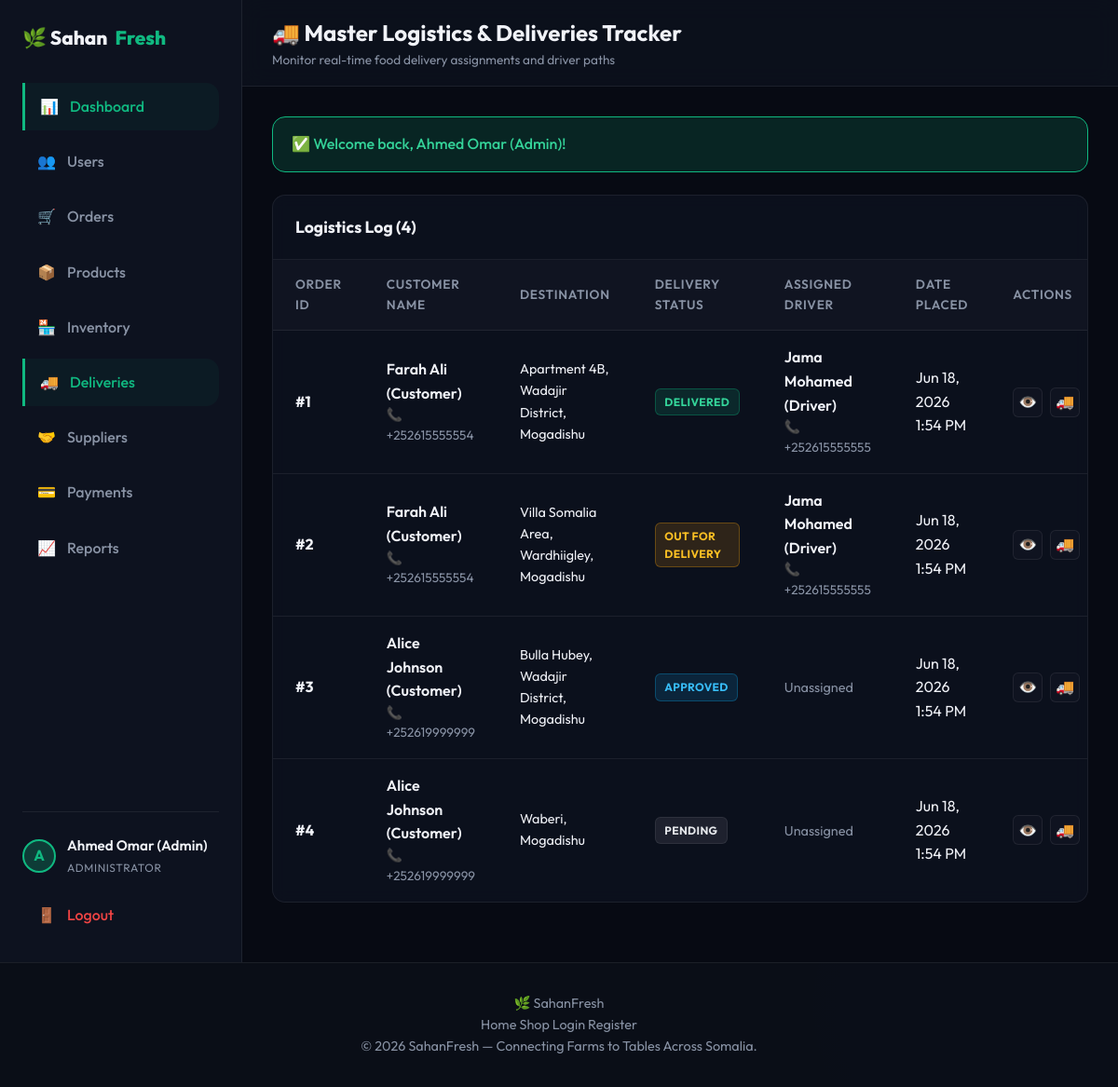
The app's page /deliveries/index.php (signed in) with its own data.
### tables this page shows
CREATE TABLE IF NOT EXISTS `orders` (
  `id` INT AUTO_INCREMENT PRIMARY KEY,
  `customer_id` INT NOT NULL,
  `total_amount` DECIMAL(10,2) NOT NULL DEFAULT 0.00,
  `status` ENUM('pending', 'paid', 'approved', 'assigned', 'out_for_delivery', 'delivered', 'cancelled') DEFAULT 'pending',
  `payment_status` ENUM('pending', 'paid', 'refunded') DEFAULT 'pending',
  `shipping_address` TEXT NOT NULL,
  `driver_id` INT DEFAULT NULL,
  `delivery_notes` TEXT DEFAULT NULL,
  `created_at` TIMESTAMP DEFAULT CURRENT_TIMESTAMP,
  `updated_at` TIMESTAMP DEFAULT CURRENT_TIMESTAMP ON UPDATE CURRENT_TIMESTAMP,
  FOREIGN KEY (`customer_id`) REFERENCES `users` (`id`) ON DELETE CASCADE,
  FOREIGN KEY (`driver_id`) REFERENCES `users` (`id`) ON DELETE SET NULL
);

CREATE TABLE IF NOT EXISTS `users` (
  `id` INT AUTO_INCREMENT PRIMARY KEY,
  `name` VARCHAR(100) NOT NULL,
  `email` VARCHAR(100) NOT NULL UNIQUE,
  `password` VARCHAR(255) NOT NULL,
  `role` ENUM('admin', 'supplier', 'customer', 'driver') NOT NULL,
  `phone` VARCHAR(20) DEFAULT NULL,
  `address` TEXT DEFAULT NULL,
  `created_at` TIMESTAMP DEFAULT CURRENT_TIMESTAMP,
  `updated_at` TIMESTAMP DEFAULT CURRENT_TIMESTAMP ON UPDATE CURRENT_TIMESTAMP
);

### config/session.php (called while the page is built, shortened)
<?php
function get_flash_message($type) {
    if (isset($_SESSION['flash'][$type])) {
        $msg = $_SESSION['flash'][$type];
        return $msg;
    }
    return null;
}
?>

### deliveries/index.php (the view, shortened to what this page needs)
<?php
require_once __DIR__ . '/../config/database.php';
require_once __DIR__ . '/../config/session.php';
$deliveries = $conn->query("
    SELECT o.id as order_id, o.status, o.shipping_address, o.created_at,
    u.name as customer_name, u.phone as customer_phone,
    d.name as driver_name, d.phone as driver_phone
    FROM orders o
    JOIN users u ON o.customer_id = u.id
    LEFT JOIN users d ON o.driver_id = d.id
    ORDER BY o.created_at DESC
")->fetchAll(PDO::FETCH_ASSOC);
include __DIR__ . '/../includes/header.php';
function statusBadge($s) {
    $m = ['pending'=>'neutral','paid'=>'info','approved'=>'info','assigned'=>'warning','out_for_delivery'=>'warning','delivered'=>'success','cancelled'=>'danger'];
    return '<span class="badge badge-' . ($m[$s] ?? 'neutral') . '">' . str_replace('_', ' ', ucfirst($s)) . '</span>';
}
?>
<div class="dashboard-layout">
<?php include __DIR__ . '/../includes/sidebar.php'; ?>
<div class="dashboard-main">
<div class="dashboard-header">
    <div class="dashboard-title">
        <h2>🚚 Master Logistics & Deliveries Tracker</h2>
        <p>Monitor real-time food delivery assignments and driver paths</p>
    </div>
</div>
<div class="dashboard-content">
    <?php if ($msg = get_flash_message('success')): ?>
    <div class="alert alert-success">✅ <?php echo htmlspecialchars($msg); ?></div>
    <?php endif; ?>
    <div class="table-container">
        <div class="table-header-bar">
            <div class="table-title">Logistics Log (<?php echo count($deliveries); ?>)</div>
        </div>
        <table class="admin-table">
            <thead>
                <tr>
                    <th>Order ID</th>
                    <th>Customer Name</th>
                    <th>Destination</th>
                    <th>Delivery Status</th>
                    <th>Assigned Driver</th>
                    <th>Date Placed</th>
                    <th>Actions</th>
                </tr>
            </thead>
            <tbody>
            <?php foreach ($deliveries as $d): ?>
            <tr>
                <td style="font-weight:700;">#<?php echo $d['order_id']; ?></td>
                <td>
                    <div style="font-weight:600;"><?php echo htmlspecialchars($d['customer_name']); ?></div>
                    <div style="font-size:0.85rem; color:var(--text-muted);">📞 <?php echo htmlspecialchars($d['customer_phone'] ?? 'N/A'); ?></div>
                </td>
                <td style="font-size:0.9rem; max-width:220px;"><?php echo htmlspecialchars($d['shipping_address']); ?></td>
                <td><?php echo statusBadge($d['status']); ?></td>
                <td>
                    <?php if ($d['driver_name']): ?>
                    <div style="font-weight:600;"><?php echo htmlspecialchars($d['driver_name']); ?></div>
                    <div style="font-size:0.85rem; color:var(--text-muted);">📞 <?php echo htmlspecialchars($d['driver_phone'] ?? 'N/A'); ?></div>
                    <?php else: ?>
                    <span style="color:var(--text-muted); font-size:0.9rem;">Unassigned</span>
                    <?php endif; ?>
                </td>
                <td><?php echo date('M j, Y g:i A', strtotime($d['created_at'])); ?></td>
                <td>
                    <div class="action-buttons">
                        <a href="<?php echo BASE_URL; ?>orders/details.php?id=<?php echo $d['order_id']; ?>" class="btn-icon" title="View details">👁️</a>
                        <a href="<?php echo BASE_URL; ?>orders/assign_driver.php?id=<?php echo $d['order_id']; ?>" class="btn-icon edit" title="Reassign Driver">🚚</a>
                    </div>
                </td>
            </tr>
            <?php endforeach; ?>
            </tbody>
        </table>
    </div>
</div>
</div>
</div>
<?php include __DIR__ . '/../includes/footer.php'; ?>

### assets/css/style.css (style rules this page uses)
:root { --bg-main: #07090f; --bg-card: rgba(13, 18, 32, 0.8); --bg-header: rgba(7, 9, 15, 0.7); --border-color: rgba(255, 255, 255, 0.07); --primary: #10b981; --primary-hover: #059669; --primary-glow: rgba(16, 185, 129, 0.25); --accent: #6366f1; --accent-glow: rgba(99, 102, 241, 0.2); --danger: #ef4444; --warning: #f59e0b; --info: #0ea5e9; --text-main: #f0f2f7; --text-muted: #8892a4; --text-dark: #111827; --font-sans: 'Outfit', -apple-system, BlinkMacSystemFont, "Segoe UI", Roboto, sans-serif; --transition: all 0.3s cubic-bezier(0.4, 0, 0.2, 1); --radius: 14px; --radius-sm: 8px; }
* { margin: 0; padding: 0; box-sizing: border-box; }
body { font-family: var(--font-sans); background-color: var(--bg-main); color: var(--text-main); line-height: 1.6; min-height: 100vh; display: flex; flex-direction: column; overflow-x: hidden; }
body::before { content: ''; position: fixed; top: -20%; left: -15%; width: 55%; height: 55%; background: radial-gradient(circle, rgba(16, 185, 129, 0.04) 0%, transparent 70%); z-index: -1; pointer-events: none; }
body::after { content: ''; position: fixed; bottom: -20%; right: -15%; width: 55%; height: 55%; background: radial-gradient(circle, rgba(99, 102, 241, 0.04) 0%, transparent 70%); z-index: -1; pointer-events: none; }
a { color: inherit; text-decoration: none; transition: var(--transition); }
.alert { padding: 1rem 1.25rem; border-radius: var(--radius); margin-bottom: 1.5rem; font-weight: 500; display: flex; align-items: center; gap: 0.75rem; }
.alert-success { background-color: rgba(16, 185, 129, 0.15); border: 1px solid var(--primary); color: #34d399; }

### assets/css/admin.css (style rules this page uses)
.dashboard-layout { display: flex; min-height: 100vh; width: 100%; }
.dashboard-main { flex-grow: 1; display: flex; flex-direction: column; background-color: #070a13; overflow-y: auto; }
.dashboard-header { background-color: rgba(13, 18, 31, 0.8); backdrop-filter: blur(12px); border-bottom: 1px solid var(--border-color); padding: 1rem 2rem; display: flex; justify-content: space-between; align-items: center; position: sticky; top: 0; z-index: 90; }
.dashboard-title h2 { font-size: 1.5rem; font-weight: 700; }
.dashboard-title p { font-size: 0.85rem; color: var(--text-muted); }
.dashboard-content { padding: 2rem; max-width: 1400px; width: 100%; margin: 0 auto; }
.table-container { background: var(--bg-card); border: 1px solid var(--border-color); border-radius: var(--radius); overflow: hidden; margin-bottom: 2rem; backdrop-filter: blur(8px); }
.table-header-bar { padding: 1.25rem 1.5rem; border-bottom: 1px solid var(--border-color); display: flex; justify-content: space-between; align-items: center; flex-wrap: wrap; gap: 1rem; }
.table-title { font-size: 1.1rem; font-weight: 700; }
.admin-table { width: 100%; border-collapse: collapse; text-align: left; }
.admin-table th, .admin-table td { padding: 1rem 1.5rem; border-bottom: 1px solid var(--border-color); }
.admin-table th { background-color: rgba(255, 255, 255, 0.02); color: var(--text-muted); font-size: 0.85rem; font-weight: 600; text-transform: uppercase; letter-spacing: 0.05em; }
.admin-table tr:last-child td { border-bottom: none; }
.badge { display: inline-flex; align-items: center; padding: 0.25rem 0.6rem; font-size: 0.75rem; font-weight: 700; border-radius: 6px; text-transform: uppercase; letter-spacing: 0.03em; }
.badge-success { background-color: rgba(16, 185, 129, 0.15); color: #34d399; border: 1px solid rgba(16, 185, 129, 0.3); }
.badge-warning { background-color: rgba(245, 158, 11, 0.15); color: #fbbf24; border: 1px solid rgba(245, 158, 11, 0.3); }
.badge-info { background-color: rgba(14, 165, 233, 0.15); color: #38bdf8; border: 1px solid rgba(14, 165, 233, 0.3); }
.badge-neutral { background-color: rgba(255, 255, 255, 0.08); color: #e5e7eb; border: 1px solid var(--border-color); }
.action-buttons { display: flex; gap: 0.5rem; }
.btn-icon { width: 32px; height: 32px; border-radius: 6px; display: inline-flex; align-items: center; justify-content: center; border: 1px solid var(--border-color); background: rgba(255,255,255,0.02); color: var(--text-muted); cursor: pointer; transition: var(--transition); }

### records on screen
orders: id "1", customer.name "Farah Ali (Customer)", customer.phone "+252615555554", shipping_address "Apartment 4B, Wadajir District, Mogadishu", status "DELIVERED", driver.name "Jama Mohamed (Driver)", driver.phone "+252615555555", created_at "Jun 18, 2026 1:54 PM"
orders: id "2", customer.name "Farah Ali (Customer)", customer.phone "+252615555554", shipping_address "Villa Somalia Area, Wardhiigley, Mogadishu", status "OUT FOR DELIVERY", driver.name "Jama Mohamed (Driver)", driver.phone "+252615555555", created_at "Jun 18, 2026 1:54 PM"
orders: id "3", customer.name "Alice Johnson (Customer)", customer.phone "+252619999999", shipping_address "Bulla Hubey, Wadajir District, Mogadishu", status "APPROVED", shows "Unassigned", created_at "Jun 18, 2026 1:54 PM"
orders: id "4", customer.name "Alice Johnson (Customer)", customer.phone "+252619999999", shipping_address "Waberi, Mogadishu", status "PENDING", shows "Unassigned", created_at "Jun 18, 2026 1:54 PM"

### other values on screen
$item['icon'] "📊"
$item['label'] "Dashboard"
$item['icon'] "👥"
$item['label'] "Users"
$item['icon'] "🛒"
$item['label'] "Orders"
$item['icon'] "📦"
$item['label'] "Products"
$item['icon'] "🏪"
$item['label'] "Inventory"
$item['icon'] "🚚"
$item['label'] "Deliveries"
$item['icon'] "🤝"
$item['label'] "Suppliers"
$item['icon'] "💳"
